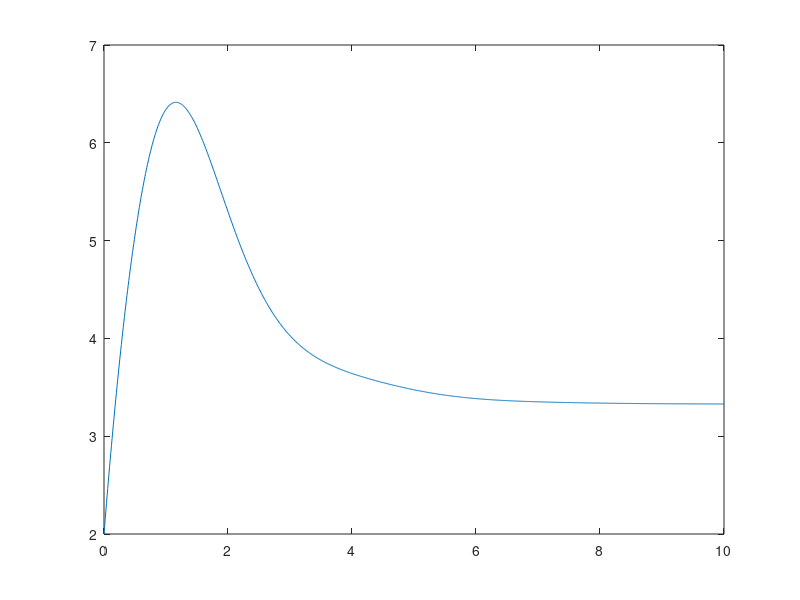

Source code (MATLAB):
function ode_test
  tspan=0:0.01:10;
  [t,y]=ode45(@F,tspan,[2,8]);
  figure(1);
  clf;
  plot(t,y(:,1));
end

function xp=F(t,x)
  xp=zeros(2,1); % since output must be a column vector
  xp(1)=x(2);
  xp(2)= -t*x(1) - exp(t)*x(2) + 3*sin(2*t);
end